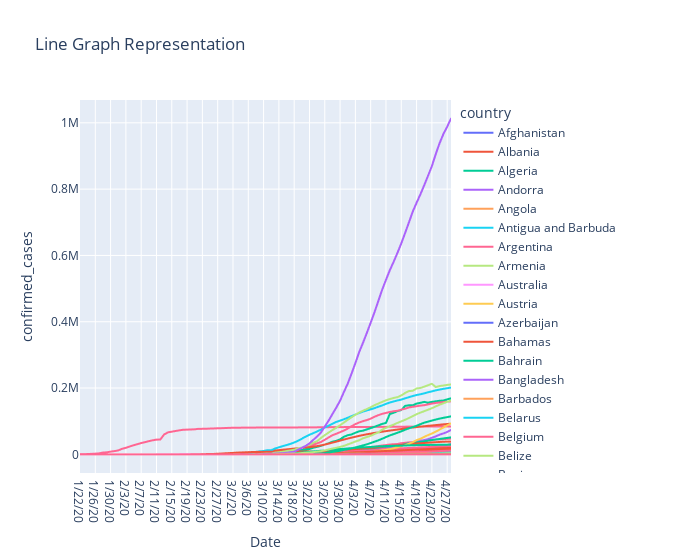

Notebook cell for this chart:
### Code cell
import plotly.express as px

fig = px.line(line_df, x="Date", y="confirmed_cases",title='Line Graph Representation', color='country',width=700)
fig.show()
